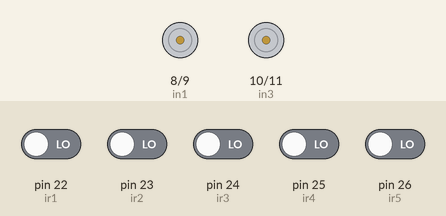
This sketch was run on a simulated Arduino Mega 2560, built with avr-gcc and run on an emulated ATmega2560. Parts: motor-driver pin pairs drawn as motors (green arrow = first pin HIGH = forward, orange = second pin HIGH = backward, longer = more drive, scaled by the enable pin). The inputs (shaded band) are chosen by the test bench; at power-on: pin 22 (ir1), pin 23 (ir2), pin 24 (ir3), pin 25 (ir4), pin 26 (ir5) LOW.

Above: at 2.3 s.
2.4 s: pin 22 (ir1) driven HIGH
At 3.7 s:
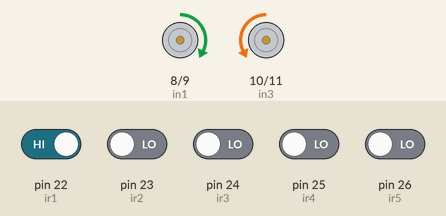
4.3 s: pin 22 (ir1) driven LOW
At 5.6 s:
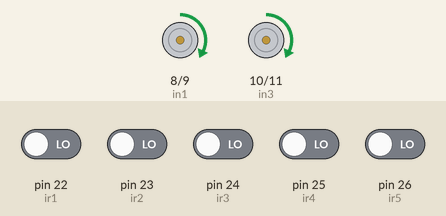
7.8 s: pin 23 (ir2) driven HIGH
At 8.45 s:
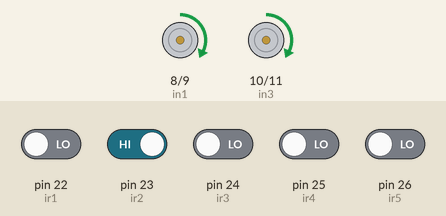
10.1 s: pin 22 (ir1) driven HIGH and pin 23 (ir2) driven LOW and pin 24 (ir3) driven HIGH and pin 25 (ir4) driven HIGH and pin 26 (ir5) driven HIGH
At 10.4 s:
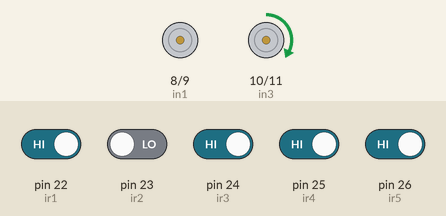
11.6 s: pin 23 (ir2) driven HIGH and pin 25 (ir4) driven LOW
At 12.8 s:
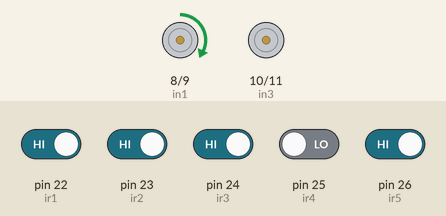
Timing chart, 0 to 14.1 s (numbered marks = the images above; inputs shaded):
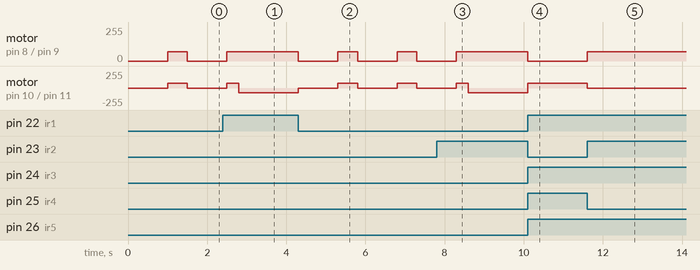

The sketch:

BRUH.ino
```cpp
//Add condition 10011,11001 and others to see As of 08:23 AM

const int ir1 = 22;
const int ir2 = 23;
const int ir3 = 24;
const int ir4 = 25;
const int ir5 = 26;
int s1;
int s2;
int s3;
int s4;
int s5;
//Motors Declarations
int n = 70;
const int ena = 4;
const int enb = 5;
const int in1 = 8;
const int in2 = 9;
const int in3 = 10;
const int in4 = 11;

void setup(){
  pinMode(ir1, INPUT);
  pinMode(ir2, INPUT);
  pinMode(ir3, INPUT);
  pinMode(ir4, INPUT);
  pinMode(ir5, INPUT);
  pinMode(in1, OUTPUT);
  pinMode(in2, OUTPUT);
  pinMode(in3, OUTPUT);
  pinMode(in4, OUTPUT);
  pinMode(ena, OUTPUT);
  pinMode(enb, OUTPUT);
  Serial.begin(9600);
}
void sensorRead() {
  s1 = digitalRead(ir1);
  s2 = digitalRead(ir2);
  s3 = digitalRead(ir3);
  s4 = digitalRead(ir4);
  s5 = digitalRead(ir5);
}

void sensorPrint() {
  sensorRead();
  Serial.print("S1 on white");
  Serial.print(s1);
  Serial.print(" ");
  Serial.print("S3 on black");
  Serial.println(s3);
  delay(1500);
}
void moveForward(){
  analogWrite(ena,n);
  analogWrite(enb,n);
  digitalWrite(in1,HIGH);
  digitalWrite(in2,LOW);
  digitalWrite(in3,HIGH);
  digitalWrite(in4,LOW);
}
void hardLeft(){
  analogWrite(ena,n);
  analogWrite(enb,n);
  digitalWrite(in1,LOW);
  digitalWrite(in2,HIGH);
  digitalWrite(in3,HIGH);
  digitalWrite(in4,LOW);
}
void hardRight(){
  analogWrite(ena,n);
  analogWrite(enb,n);
  digitalWrite(in1,HIGH);
  digitalWrite(in2,LOW);
  digitalWrite(in3,LOW);
  digitalWrite(in4,HIGH);
}
void slightLeft(){
  analogWrite(ena,0);
  analogWrite(enb,n);
  digitalWrite(in1,LOW);
  digitalWrite(in2,LOW);
  digitalWrite(in3,HIGH);
  digitalWrite(in4,LOW);
}
void slightRight(){
  analogWrite(ena,n);
  analogWrite(enb,0);
  digitalWrite(in1,HIGH);
  digitalWrite(in2,LOW);
  digitalWrite(in3,LOW);
  digitalWrite(in4,LOW);
}
void fullStop(){
  analogWrite(ena,0);
  analogWrite(enb,0);
  digitalWrite(in1,LOW);
  digitalWrite(in2,LOW);
  digitalWrite(in3,LOW);
  digitalWrite(in4,LOW);
}

void linefollower(){
  sensorRead();
  if (s1 == 1 && s2 == 1 && s3 == 0 && s4 == 1 && s5 == 1) {
    moveForward();
    }
  else if (s1 == 1 && s2 == 0 && s3 == 1 && s4 == 1 && s5 == 1) {
    slightLeft();
    }
  else if (s1 == 1 && s2 == 1 && s3 == 1 && s4 == 0 && s5 == 1) {
    slightRight();
    }
  else if (s1 == 0 && s2 == 1 && s3 == 1 && s4 == 1 && s5 == 1) {
    hardLeft();
    }
  else if (s1 == 1 && s2 == 1 && s3 == 1 && s4 == 1 && s5 == 0) {
    hardRight();
    }
  else if (s1 == 0 && s2 == 0 && s3 == 0 && s4 == 0 && s5 == 0) {
    fullStop();
    delay(1000);
    moveForward();
    delay(300);
    sensorRead();
    if (s1 == 0 && s2 == 0 && s3 == 0 && s4 == 0 && s5 == 0){
      moveForward();
      delay(200);
    }
    else{
    hardRight();}
    }
  else if (s1 == 1 && s2 == 1 && s3 == 1 && s4 == 1 && s5 == 1) {
    moveForward();
    delay(200);
    }
  else if (s1 == 0 && s2 == 0 && s3 == 1 && s4 == 0 && s5 == 0){
    fullStop();
    delay(6000);
  }
  else if (s1 == 1 && s2 == 1 && s3 == 0 && s4 == 0 && s5 == 0) {
    hardRight();
    }
  else if (s1 == 0 && s2 == 0 && s3 == 0 && s4 == 1 && s5 == 1) {
    hardLeft();
    }

  /*  //CAUTION

  else if (s1 == 1 && s2 == 1 && s3 == 1 && s4 == 0 && s5 == 0) {
    slightRight();
    }
  else if (s1 == 0 && s2 == 0 && s3 == 1 && s4 == 1 && s5 == 1) {
    slightLeft();
    }
  else if (s1 == 1 && s2 == 0 && s3 == 0 && s4 == 1 && s5 == 1) {
    slightLeft();
    }
  else if (s1 == 1 && s2 == 1 && s3 == 0 && s4 == 0 && s5 == 1) {
    slightRight();
    }
  else if (s1 == 1 && s2 == 1 && s3 == 1 && s4 == 1 && s5 == 1) {
    hardLeft();
    delay(800);
    }
  else if (s1 == 0 && s2 == 0 && s3 == 0 && s4 == 1 && s5 == 1){
    hardLeft();
  }
  else {
    fullStop();
    }*/
}
void loop(){
  linefollower();
}
```

Measured:
- after the input at 2.4 s, motor on pin 8 (in1) / pin 9 (in2): goes on until 2.5 s, then stays forward 70/255
- after the input at 4.3 s, motor on pin 8 (in1) / pin 9 (in2), motor on pin 10 (in3) / pin 11 (in4): alternates forward 70/255 for 0.50 s and stopped for 1.0 s, starting at once
- after the input at 7.8 s, motor on pin 8 (in1) / pin 9 (in2): goes on until 8.3 s, then stays forward 70/255
- after the input at 10.1 s, motor on pin 8 (in1) / pin 9 (in2): forward 70/255 → stopped at once; motor on pin 10 (in3) / pin 11 (in4): backward 70/255 → forward 70/255 at once
- after the input at 11.6 s, motor on pin 8 (in1) / pin 9 (in2): stopped → forward 70/255 at once; motor on pin 10 (in3) / pin 11 (in4): forward 70/255 → stopped at once
